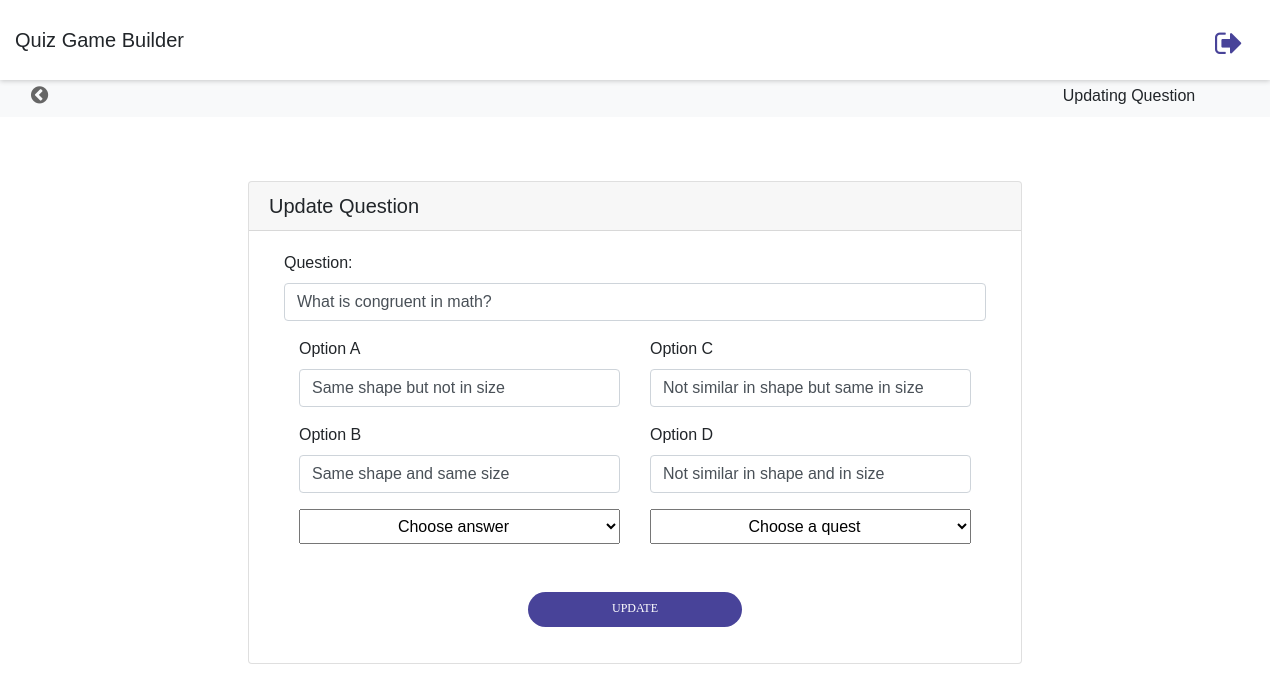
/admin/files/updateQuestionPage.php?id=2 (signed in), run on the app's committed database.
### tables this page shows
CREATE TABLE `tbl_questions` (
  `id` int(11) NOT NULL,
  `question_text` varchar(255) NOT NULL,
  `optionA` varchar(255) NOT NULL,
  `optionB` varchar(255) NOT NULL,
  `optionC` varchar(255) NOT NULL,
  `optionD` varchar(255) NOT NULL,
  `correctAns` varchar(255) NOT NULL,
  `score` int(11) NOT NULL,
  `quest_id` int(11) NOT NULL
);

### admin/files/updateQuestionPage.php (the view, shortened to what this page needs)
<?php
  include '../../database/config.php';
$questionid = $_REQUEST['id'];
$query = "SELECT * from tbl_questions where id= $questionid";
$result = mysqli_query($conn, $query);
$row = mysqli_fetch_assoc($result);
?>
<!DOCTYPE html>
<html lang="en">
<head>
  <link rel="stylesheet" href="https://cdnjs.cloudflare.com/ajax/libs/font-awesome/4.7.0/css/font-awesome.min.css">
  <link href="../assets/css/bootstrap.min.css" rel="stylesheet" />
  <link href="../assets/css/main.css" rel="stylesheet" />
  <link href="../../css/main.css" rel="stylesheet" />
  <link href="../../css/header.css" rel="stylesheet" />
</head>
<body class="">
    <header class="header1">
        <div class="container-menu-header">
            <div class="wrap_header">
                <div class="row justify-content-between" style="display: contents;">
                    <div class="col-10">
                        <h5 class="title" style="float: left;">Quiz Game Builder</h5>
                    </div>
                    <div class="col-2">
                        <a href="./logout.php">  <i class="fa fa-sign-out fa-2x" aria-hidden="true"  style="float:right;color:#484399;margin-top:0px;margin-right:-60px;width:100px !important;float:right !important; height:25px "></i></a>
                    </div>
                </div>
             </div>
        </div>
        <div class="wrap_header_mobile">
            <h5 class="title" style="float: left;">Quiz Game Builder</h5>
            <a href="./logout.php">  <i class="fa fa-sign-out fa-2x" aria-hidden="true"  style="float:right;color:#484399;margin-top:0px;margin-right:-60px;width:100px !important;float:right !important; height:25px "></i></a>
        </div>
    </header>
    <nav class="navbar navbar-light bg-light">
    <div class="row justify-content-between" style="display: contents; width:100%;">
          <div class="col-6 col-sm-8 col-lg-1o">
              <a href="dashboard.php" > <i class="fa fa-chevron-circle-left fa-lg" aria-hidden="true"></i></a>
          </div>
          <div class="col-4 col-sm-4 col-lg-2">
            Updating Question
          </div>
        </div>
    </nav>
    <div class="wrapper ">
        <div class="main-panel" style="width: 100%;">
            <div class="content" style="min-height: auto;margin: 4rem 2rem">
                <div class="row">
                    <div class="col-md-2"></div>
                    <div class="col-md-8">
                        <div class="card">
                            <div class="card-header">
                                <h5 class="title">Update Question</h5>
                            </div>
                        <div class="card-body">
                            <form method="POST" >
                                <div class="row">
                                    <div class="col-md-12">
                                    <div class="form-group">
                                        <label>Question:</label>
                                        <input type="text" class="form-control" name="question_text" placeholder="Question text" value="<?php echo $row['question_text'];?>" required/>
                                    </div>
                                    <div class="row">
                                        <div class="col-6">
                                        <div class="form-group">
                                            <label>Option A</label>
                                            <input type="text" class="form-control" name="op_a" placeholder="Option (A)"  value="<?php echo $row['optionA'];?>" required/>
                                        </div>
                                        <div class="form-group">
                                            <label>Option B</label>
                                            <input type="text" class="form-control" name="op_b" placeholder="Option (B)"  value="<?php echo $row['optionB'];?>" required/>
                                        </div>
                                        </div>
                                        <div class="col-6">
                                        <div class="form-group">
                                            <label>Option C</label>
                                            <input type="text" class="form-control" name="op_c" placeholder="Option (C)"  value="<?php echo $row['optionC'];?>" required/>
                                        </div>
                                        <div class="form-group">
                                            <label>Option D</label>
                                            <input type="text" class="form-control" name="op_d" placeholder="Option (D)"  value="<?php echo $row['optionD'];?>" required/>
                                        </div>
                                        </div>
                                    </div>
                                    <div class="row">
                                        <div class="col-6">
                                        <select id="correctAnswer" name="correctAnswer" name="class_option"  style="width:100%;" required>
                                            <option selected="true" id="chosenAnswer" value="" disabled="disabled">Choose answer</option>
                                        </select>
                                        </div>
                                        <div class="col-6">
                                            <div class="select">
                                            <select name="correspondingQuest" id="correspondingQuest"  style="width:100%;" required>
                                                <option selected id="chosenQuest" value="<?php echo $row['quest_id'];?>"> Choose a quest</option>
                                                </select>
                                            </div>
                                        </div>
                                        </div>
                                        <br><br>
                                    </div>
                                </div>
                                <div class="row center-element">
                                    <div class="col-lg-4 col-md-6 col-sm-6 col-7"">
                                    <div class="form-group">
                                        <button class="role-form-btn" >UPDATE </button>
                                    </div>
                                    </div>
                                </div>
                            </form>
                        </div>
                    </div>
                </div>
                <div class="col-md-2"></div>
            </div>
        </div>
    </div>
</body>
</html>

### admin/assets/css/main.css (style rules this page uses)
.card-body { display: flex; flex-direction: column; }
.card-body div.row { margin-top: auto; }
select { text-align-last: center; }
.center-element { text-align: center; }
.center-element > div { margin: auto; }
select { padding: 7px; padding-left: 4px !important; padding-right: 4px !important; }
i { cursor: pointer; }
.card { display: flex !important; width:auto !important; box-shadow: none !important; border:1px solid rgba(0,0,0,.125) !important; }

### css/main.css (style rules this page uses)
* { margin: 0px; padding: 0px; box-sizing: border-box; }
body, html { height: 100%; font-family: Poppins-Regular, sans-serif; min-height: 100vh; justify-content: center; align-items: center; padding: 0; margin: 0; }
a { font-family: Poppins-Regular; font-size: 14px; line-height: 1.7; color: #666666; margin: 0px; transition: all 0.4s; -webkit-transition: all 0.4s; -o-transition: all 0.4s; -moz-transition: all 0.4s; }
h1,h2,h3,h4,h5,h6 { margin: 0px; }
button { outline: none !important; border: none; background: transparent; }
.row { margin: 0px; }
.role-form-btn, .login100-form-btn, .create-btn , .publish-btn { font-family: Montserrat-Bold; font-size: 12px; line-height: 1.3; color: #fff; text-transform: uppercase; width: 100%; height: 35px; border-radius: 25px; background: #484399; display: -webkit-box; display: -webkit-flex; display: -moz-box; display: -ms-flexbox; display: flex; justify-content: center; align-items: center; padding: 0 25px; -webkit-transition: all 0.4s; -o-transition: all 0.4s; -moz-transition: all 0.4s; transition: all 0.4s; }

### css/header.css (style rules this page uses)
* { margin: 0px; padding: 0px; box-sizing: border-box; }
body, html { height: 100%; font-family: Montserrat-Regular, sans-serif; font-weight: 400; }
a { font-family: Montserrat-Regular; font-weight: 400; font-size: 15px; line-height: 1.7; color: #666666; margin: 0px; transition: all 0.4s; -webkit-transition: all 0.4s; -o-transition: all 0.4s; -moz-transition: all 0.4s; }
h1,h2,h3,h4,h5,h6 { margin: 0px; }
button { outline: none !important; border: none; background: transparent; }
.header1 { height: 75px; -webkit-transition: all 0.3s; -o-transition: all 0.3s; -moz-transition: all 0.3s; transition: all 0.3s; }
.container-menu-header { width: 100%; top: 0; left: 0; position: fixed; z-index: 1100; box-shadow: 0 1px 5px 0px rgba(0,0,0,0.2); -moz-box-shadow: 0 1px 5px 0px rgba(0,0,0,0.2); -webkit-box-shadow: 0 1px 5px 0px rgba(0,0,0,0.2); -o-box-shadow: 0 1px 5px 0px rgba(0,0,0,0.2); -ms-box-shadow: 0 1px 5px 0px rgba(0,0,0,0.2); }
.wrap_header { display: -webkit-box; display: -webkit-flex; display: -moz-box; display: -ms-flexbox; display: flex; flex-wrap: wrap; width: 100%; height: 80px; background-color: white; align-items: center; position: relative; -webkit-transition: all 0.3s; -o-transition: all 0.3s; -moz-transition: all 0.3s; transition: all 0.3s; }
.wrap_header_mobile { display: -webkit-box; display: -webkit-flex; display: -moz-box; display: -ms-flexbox; display: flex; flex-wrap: wrap; align-items: center; justify-content: space-between; min-height: 80px; padding-left: 20px; padding-top: 10px; padding-bottom: 10px; background-color: white; }
body { padding-right: 0px !important; }

### data on the page
tbl_questions: question_text "What is congruent in math?", op_a "Same shape but not in size", op_b "Same shape and same size", op_c "Not similar in shape but same in size", op_d "Not similar in shape and in size"
